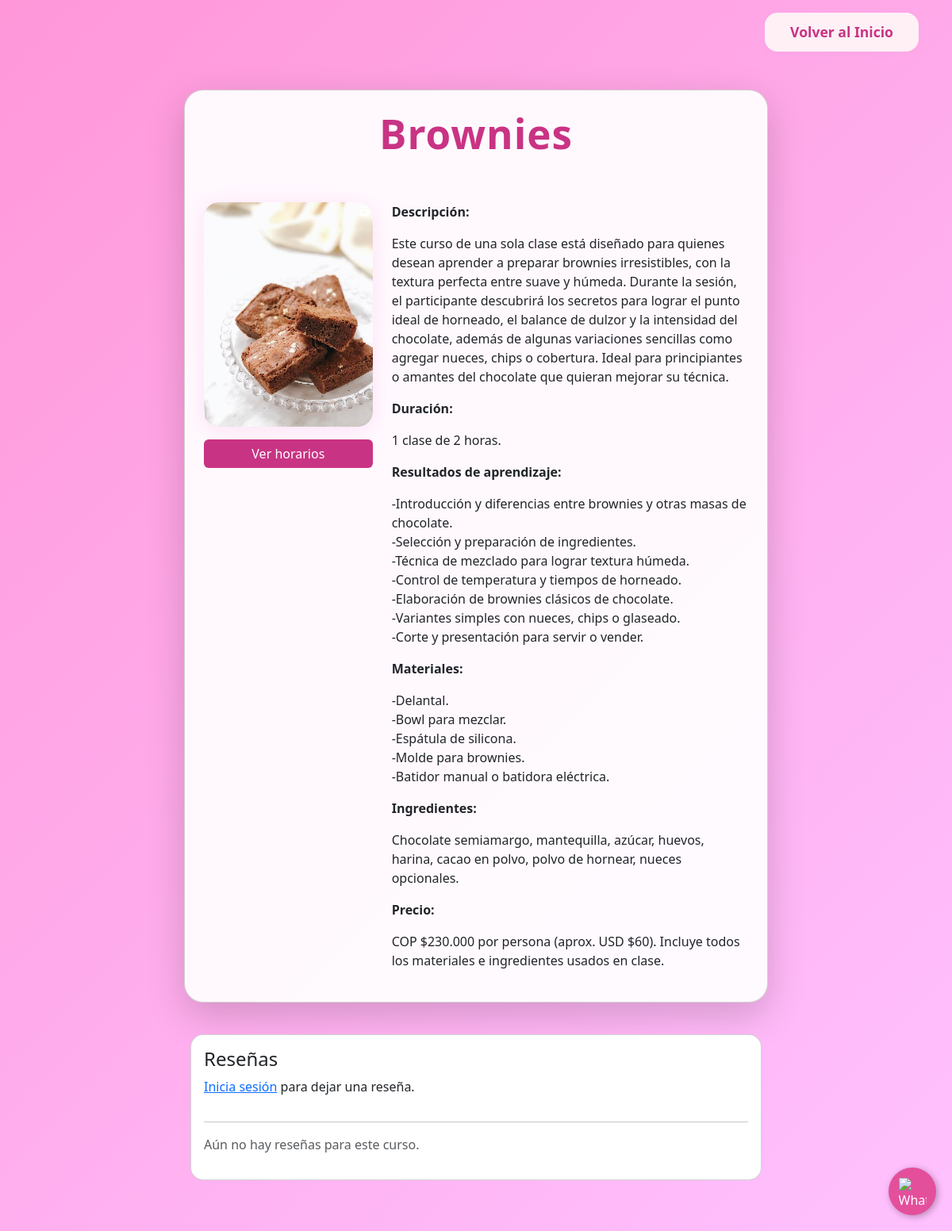
The app's page /curso/2/, older data.
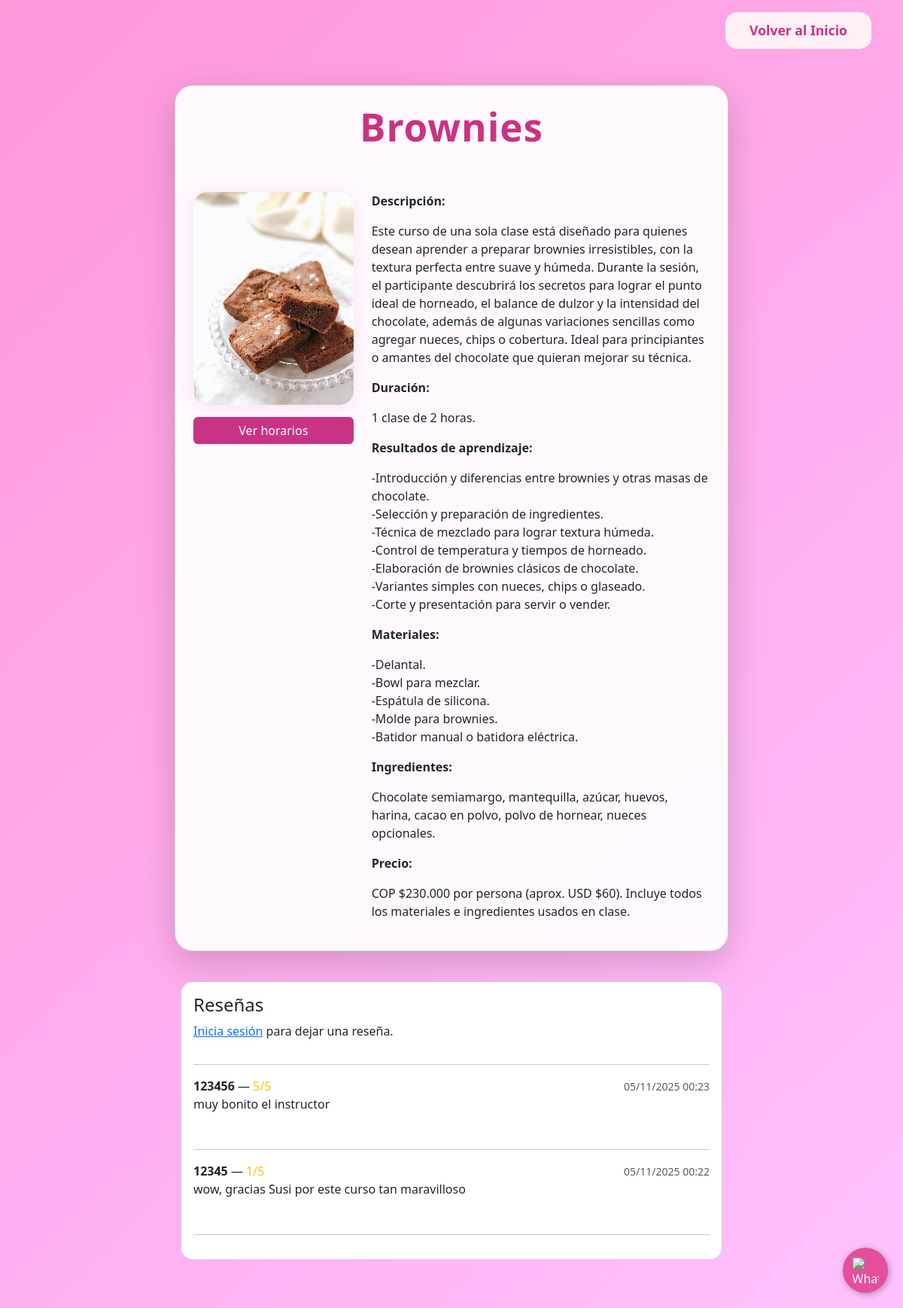
The same page, newer data.
### souffleApp/models.py (models this page shows, shortened)
class SouffleApp(models.Model):
    title = models.CharField(max_length=100)
    description = models.CharField(max_length=250)
    long_description = models.TextField(blank=True)
    duration = models.CharField(max_length=50, blank=True)
    learning_outcomes = models.TextField(blank=True)
    materials = models.TextField(blank=True)
    ingredients = models.TextField(blank=True)
    price = models.CharField(max_length=150, blank=True)
    image = models.ImageField(upload_to='souffleApp/images/')
    embedding = models.BinaryField(null=True, blank=True)

class Review(models.Model):
    curso = models.ForeignKey(SouffleApp, on_delete=models.CASCADE, related_name='reviews')
    user = models.ForeignKey(User, on_delete=models.CASCADE, related_name='reviews')
    content = models.TextField(max_length=2000)
    rating = models.PositiveSmallIntegerField(null=True, blank=True)  # opcional 1-5
    created_at = models.DateTimeField(auto_now_add=True)
    updated_at = models.DateTimeField(auto_now=True)
    class Meta:
        ordering = ['-created_at']

### souffleApp/views.py (the view)
# urls.py: path('curso/<int:curso_id>/', souffle.curso_detail, name='curso_detail'),
def curso_detail(request, curso_id):
    curso = get_object_or_404(SouffleApp, id=curso_id)
    horarios = Horario.objects.filter(curso=curso, cupos__gt=0).order_by('fecha', 'hora')
    favorite_ids = []
    if request.user.is_authenticated:
        favorite_ids = list(
            Favorite.objects.filter(user=request.user).values_list('curso_id', flat=True)
        )
    reviews = curso.reviews.select_related('user').all()
    review_form = ReviewForm()
    context = {
        'curso': curso,
        'favorite_ids': favorite_ids,
        'horarios': horarios,
        'is_admin': is_admin_user(request.user),
        'reviews': reviews,
        'review_form': review_form,
    }
    return render(request, 'souffleApp/curso_detail.html', context)

### souffleApp/templates/souffleApp/curso_detail.html (shortened to what this page needs)
<!DOCTYPE html>
<html lang="es">
<head>
    <link href="https://cdn.jsdelivr.net/npm/bootstrap@5.3.7/dist/css/bootstrap.min.css" rel="stylesheet">
</head>
{% include 'souffleApp/whatsapp_button.html' %}
<body>
    <div class="container mt-3">
        <div class="d-flex justify-content-end">
            <a href="{% url 'home' %}" class="nav-btn">Volver al Inicio</a>
        </div>
    </div>
    <div class="container py-5">
        <div class="row justify-content-center">
            <div class="col-12 col-md-10 col-lg-8">
                <div class="card shadow-lg p-4" style="border-radius: 1.5em; background: rgba(255,255,255,0.93);">
                    <h1 class="curso-title text-center w-100">{{ curso.title }}</h1>
                    <div class="row align-items-start mt-4">
                        <div class="col-12 col-md-4 d-flex flex-column align-items-center mb-3 mb-md-0">
                            <img src="{{ curso.image.url }}" alt="{{ curso.title }}" class="img-fluid curso-img mb-3">
                            {% if user.is_authenticated %}
                                {% if horarios %}
                                    <button class="btn btn-rosa w-100" type="button" onclick="document.getElementById('horarios-box').style.display='block'">Ver Horarios</button>
                                {% else %}
                                    <div class="alert alert-warning text-center w-100">
                                        <strong>Sin horarios disponibles</strong><br>
                                        Este curso no tiene horarios con cupos disponibles en este momento.
                                    </div>
                                {% endif %}
                            {% else %}
                                <a href="{% url 'login' %}?next={{ request.get_full_path }}" class="btn btn-rosa w-100">
                                    Ver horarios
                                </a>
                            {% endif %}
                        </div>
                        <div class="col-12 col-md-8">
                            <p><strong>Descripción:</strong><br>{{ curso.long_description|linebreaks }}</p>
                            <p><strong>Duración:</strong><br>{{ curso.duration|linebreaks }}</p>
                            <p><strong>Resultados de aprendizaje:</strong><br>{{ curso.learning_outcomes|linebreaks }}</p>
                            <p><strong>Materiales:</strong><br>{{ curso.materials|linebreaks }}</p>
                            <p><strong>Ingredientes:</strong><br>{{ curso.ingredients|linebreaks }}</p>
                            <p><strong>Precio:</strong><br>{{ curso.price|linebreaks }}</p>
                        </div>
                    </div>
                </div>
            </div>
        </div>
    <div class="container py-3">
        <div class="row justify-content-center">
            <div class="col-12 col-md-10 col-lg-8">
                <div class="card p-3 mt-4" style="border-radius: 1rem;">
                    <h4>Reseñas</h4>
                    {% if user.is_authenticated %}
                        <form method="post" action="{% url 'add_review' curso.id %}">
                            {% csrf_token %}
                            {{ review_form.content }}
                            <div class="mt-2">
                                {{ review_form.rating }}
                            </div>
                            <button type="submit" class="btn btn-rosa mt-2">Publicar reseña</button>
                        </form>
                    {% else %}
                        <p><a href="{% url 'login' %}?next={{ request.get_full_path }}">Inicia sesión</a> para dejar una reseña.</p>
                    {% endif %}
                    <hr>
                    {% if reviews %}
                        {% for rev in reviews %}
                            <div class="mb-3">
                                <div class="d-flex justify-content-between">
                                    <div>
                                        <strong>{{ rev.user.username }}</strong>
                                        {% if rev.rating %} — <span class="text-warning">{{ rev.rating }}/5</span>{% endif %}
                                    </div>
                                    <div>
                                        <small class="text-muted">{{ rev.created_at|date:"d/m/Y H:i" }}</small>
                                    </div>
                                </div>
                                <p class="mb-0">{{ rev.content|linebreaks }}</p>
                            </div>
                            <hr>
                        {% endfor %}
                    {% else %}
                        <p class="text-muted">Aún no hay reseñas para este curso.</p>
                    {% endif %}
                </div>
            </div>
        </div>
    </div>
</body>
</html>
</body>
</html>

### souffleApp/templates/souffleApp/whatsapp_button.html (shortened to what this page needs)
<a href="https://api.whatsapp.com/send?phone=573054882667&text=Hola!%20Estoy%20interesado%20en%20un%20producto%20%F0%9F%98%81"
   class="whatsapp-float"
   target="_blank">
    <img src="https://upload.wikimedia.org/wikipedia/commons/6/6b/WhatsApp.svg" alt="WhatsApp">
</a>

### souffleApp/templates/souffleApp/curso_detail.html (style rules this page uses)
body { background: linear-gradient(135deg, #ff97d9 0%, #ffc1ff 100%); min-height: 100vh; }
.btn-rosa { background-color: #C93384; color: #fff; border: none; }
.curso-title { color: #C93384; letter-spacing: 1px; font-size: 3.2rem; font-weight: bold; margin-bottom: 2rem; }
.curso-img { max-height: 340px; object-fit: cover; box-shadow: 0 4px 24px #fcb0ea55; background: #fff0f6; border-radius: 1.2rem; }
.nav-btn { color: #C93384; background: #fff0f6; border: none; border-radius: 1rem; padding: 0.7rem 2rem; margin-left: 1rem; font-weight: 700; font-size: 1.1rem; text-decoration: none; box-shadow: 0 2px 8px rgba(210,145,188,0.08); transition: background 0.2s, color 0.2s, transform 0.2s; }

### souffleApp/templates/souffleApp/whatsapp_button.html (style rules this page uses)
.whatsapp-float { position: fixed; width: 60px; height: 60px; bottom: 20px; right: 20px; background-color: #e44f9c; color: #FFF; border-radius: 50%; text-align: center; box-shadow: 2px 2px 8px rgba(0,0,0,0.3); z-index: 1000; display: flex; align-items: center; justify-content: center; transition: transform 0.2s ease-in-out; }
.whatsapp-float img { width: 35px; height: 35px; }

Row changes from the older to the newer data that the page shows:
added Review: user.username "123456", rating "5", created_at "05/11/2025 00:23", content "muy bonito el instructor"
added Review: user.username "12345", rating "1", created_at "05/11/2025 00:22", content "wow, gracias Susi por este curso tan maravilloso"
Text that changed along with them:
text no longer shown: "Aún no hay reseñas para este curso."
